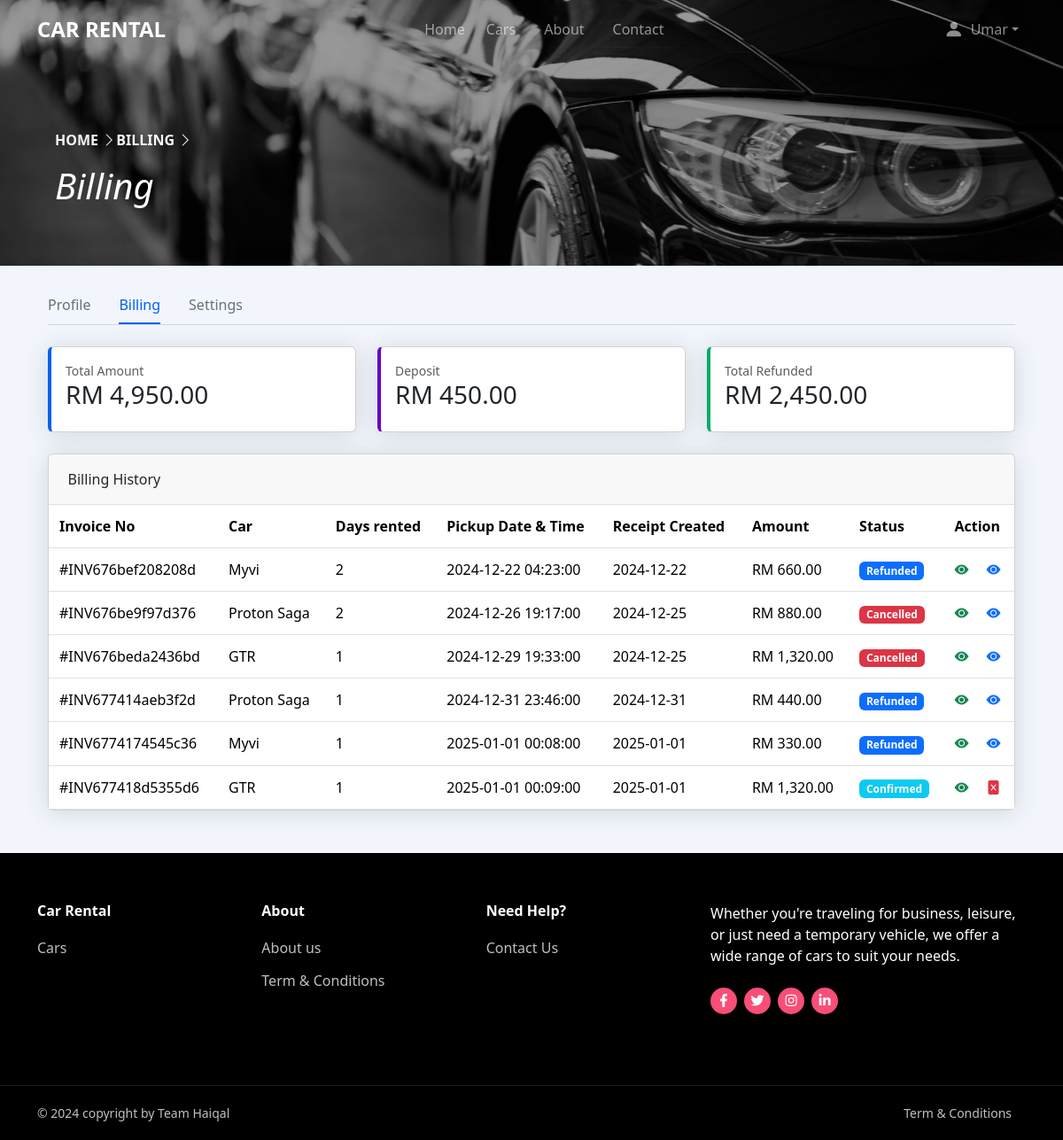
The app's page /users/billing.php (signed in) with its own data.
### tables this page shows
CREATE TABLE `bookings` (
  `id` int(11) NOT NULL,
  `user_name` varchar(255) NOT NULL,
  `client_name` varchar(255) NOT NULL,
  `cars_name` varchar(255) NOT NULL,
  `full_name` varchar(255) NOT NULL,
  `email` varchar(255) NOT NULL,
  `phone_num` varchar(255) NOT NULL,
  `ic_no` varchar(255) NOT NULL,
  `driver_no` varchar(255) NOT NULL,
  `days_rented` int(255) NOT NULL,
  `deposit` varchar(255) NOT NULL,
  `total` varchar(255) NOT NULL,
  `status` varchar(255) NOT NULL,
  `pickup_location` varchar(255) DEFAULT NULL,
  `dropoff_location` varchar(255) DEFAULT NULL,
  `pickup_date` datetime DEFAULT NULL,
  `dropoff_date` datetime DEFAULT NULL,
  `invoice_no` varchar(255) DEFAULT NULL,
  `invoice_date` date DEFAULT NULL,
  `state` varchar(255) DEFAULT NULL,
  `city` varchar(255) DEFAULT NULL,
  `payment_method` varchar(255) NOT NULL,
  `stripe_id` varchar(255) NOT NULL,
  `refund_id` varchar(255) NOT NULL,
  `refund_date` datetime DEFAULT NULL,
  `refund_total` varchar(255) NOT NULL
);

### users/billing.php (the view, shortened to what this page needs)
<?php
require_once("includes/headerUsers.php");
include "../db_conn.php";
$stmt = $conn->prepare("SELECT total, deposit, refund_total FROM bookings WHERE user_name = ?");
$stmt->bind_param("s", $usernametop);
$stmt->execute();
$result = $stmt->get_result();
$total = 0;
$deposit = 0;
$refund = 0;
$formatted_total = 'RM 0.00';
$formatted_deposit = 'RM 0.00';
$formatted_refund = 'RM 0.00';
if ($result->num_rows > 0) {
    while ($row = $result->fetch_assoc()) {
        $price_string = $row['total'];
        $total_without_rm = (float)str_replace(',', '', str_replace('RM', '', $price_string));
        $total += $total_without_rm;
        $deposit_string = $row['deposit'];
        $deposit_without_rm = (float)str_replace(',', '', str_replace('RM', '', $deposit_string));
        $deposit += $deposit_without_rm;
        $refund_string = $row['refund_total'];
        $refund_without_rm = (float)str_replace(',', '', str_replace('RM', '', $refund_string));
        $refund += $refund_without_rm;
    }
    $formatted_total = 'RM ' . number_format($total, 2);
    $formatted_deposit = 'RM ' . number_format($deposit, 2);
    $formatted_refund = 'RM ' . number_format($refund, 2);
}
?>
<main>
    <head>
        <link href="includes/css/billing.css" rel="stylesheet" />
    </head>
    <body>
        <div>
            <div style="position: relative;">
                <img src="../imgs/bg4.jpg" class="bg-img4 w-100" alt="Background image">
                <div class="overlay"></div>
                <div class="container">
                    <div class="row no-gutters align-items-end justify-content-start">
                        <div class="col-md-9 ftco-animate pb-5 text-overlay">
                            <nav aria-label="breadcrumb">
                                <ol class="breadcrumb fs-10 fw-bold text-uppercase">
                                    <div class="mr-5">
                                        <a href="index.php" class="text-decoration-none home-link">Home
                                            <i class="bi bi-chevron-right"></i>
                                        </a>
                                    </div>
                                    <a class="text-decoration-none text-light">Billing
                                        <i class="bi bi-chevron-right"></i>
                                    </a>
                                </ol>
                            </nav>
                            <h1 class="fst-italic text-capitalize text-white">Billing</h1>
                        </div>
                    </div>
                </div>
            </div>
        </div>
        <div class="container-xl px-4 mt-4 mb-5">
            <nav class="nav nav-borders">
                <a class="nav-link ms-0" href="profile.php">Profile</a>
                <a class="nav-link active" href="billing.php">Billing</a>
                <a class="nav-link" href="settings.php">Settings</a>
            </nav>
            <hr class="mt-0 mb-4">
            <div class="row">
                <div class="col-lg-4 mb-4">
                    <div class="card h-100 border-start-lg border-start-primary">
                        <div class="card-body">
                            <div class="small text-muted">Total Amount</div>
                            <div class="h3"><?php echo $formatted_total ?></div>
                        </div>
                    </div>
                </div>
                <div class="col-lg-4 mb-4">
                    <div class="card h-100 border-start-lg border-start-secondary">
                        <div class="card-body">
                            <div class="small text-muted">Deposit</div>
                            <div class="h3"><?php echo $formatted_deposit ?></div>
                        </div>
                    </div>
                </div>
                <div class="col-lg-4 mb-4">
                    <div class="card h-100 border-start-lg border-start-success">
                        <div class="card-body">
                            <div class="small text-muted">Total Refunded</div>
                            <div class="h3 d-flex align-items-center"><?php echo $formatted_refund ?></div>
                        </div>
                    </div>
                </div>
            </div>
            <div class="card mb-4">
                <div class="card-header">Billing History</div>
                <div class="card-body p-0">
                    <div class="table-responsive table-billing-history">
                        <table class="table mb-0">
                            <thead>
                                <tr>
                                    <th class="border-gray-200" scope="col">Invoice No</th>
                                    <th class="border-gray-200" scope="col">Car</th>
                                    <th class="border-gray-200" scope="col">Days rented</th>
                                    <th class="border-gray-200" scope="col">Pickup Date & Time</th>
                                    <th class="border-gray-200" scope="col">Receipt Created</th>
                                    <th class="border-gray-200" scope="col">Amount</th>
                                    <th class="border-gray-200" scope="col">Status</th>
                                    <th class="border-gray-200" scope="col">Action</th>
                                </tr>
                            </thead>
                            <tbody>
                                <?php
                            $stmt = $conn->prepare("SELECT id, invoice_no, cars_name, days_rented, invoice_date, total, status,pickup_date FROM bookings WHERE user_name = ?");
                            $stmt->bind_param("s", $usernametop);
                            $stmt->execute();
                            $result = $stmt->get_result();
                                if ($result->num_rows > 0) {
                                    while ($row = $result->fetch_assoc()) {
                                        $id = $row['id'];
                                        echo '<tr>
                                                <td>#' . htmlspecialchars($row['invoice_no']) . '</td>
                                                <td>' . htmlspecialchars($row['cars_name']) . '</td>
                                                <td>' . htmlspecialchars($row['days_rented']) . ' </td>
                                                <td>' . htmlspecialchars($row['pickup_date']) . ' </td>
                                                <td>' . htmlspecialchars($row['invoice_date']) . '</td>
                                                <td>' . htmlspecialchars(($row['total'])) . '</td>
                                                   <td>
            <span class="badge bg-' .
                                            ($row['status'] === 'Confirmed' ? 'info' : ($row['status'] === 'Cancelled' ? 'danger' : ($row['status'] === 'Completed' ? 'success' : ($row['status'] === 'Refunded' ? 'primary' : 'secondary'))))
                                            . '">' . htmlspecialchars($row['status']) . '</span>
        </td>
                                                <td >
                                                <a title="Receipt" href="billing-receipt.php?receiptid=' . $id . '" class=""><i class="bi bi-eye-fill text-success"></i></a>';
                                        if ($row['status'] === 'Confirmed') {
                                            echo ' <a title="Cancel Booking" href="cancel-booking.php?invoiceid=' . $id . '" class="ms-3 "><i class="bi bi-file-excel-fill text-danger"></i></a>';
                                        }
                                        if ($row['status'] === 'Refunded') {
                                            echo ' <a title="Refunded Receipt" href="billing-refunded.php?receiptid=' . $id . '" class="ms-3"><i class="bi bi-eye-fill text-primary"></i></a>';
                                        }
                                        if ($row['status'] === 'Cancelled') {
                                            echo ' <a title="Refunded Receipt" href="billing-refunded.php?receiptid=' . $id . '" class="ms-3"><i class="bi bi-eye-fill text-primary"></i></a>';
                                        }
                                        echo '
                                                </td>
                                            </tr>';
                                    }
                                } else {
                                    echo '<tr><td colspan="4" class="text-center">No billing history available</td></tr>';
                                }
                                ?>
                            </tbody>
                        </table>
                    </div>
                </div>
            </div>
        </div>
    </body>
</main>
<?php
require_once("includes/footerUsers.php");
?>

### users/includes/css/users.css (style rules this page uses)
body { background-blend-mode: overlay; overflow-x: hidden; min-height: 100vh; display: flex; flex-direction: column; color: #ffffff; scroll-snap-type: y proximity; }
.bg-img4 { background-position: 50% 50%; object-position: center 15%; height: 300px; width: 100vw; object-fit: cover; filter: brightness(0.6); }
.overlay { position: absolute; top: 0; left: 0; width: 100%; height: 100%; z-index: 1; }
.text-overlay { position: absolute; bottom: 10px; left: 50px; z-index: 2; }
.home-link { color: whitesmoke; text-decoration: none; transition: color 0.3s ease; }

### users/includes/css/billing.css (style rules this page uses)
body { background-color:#f2f6fc; color:#69707a; }
.card { box-shadow: 0 0.15rem 1.75rem 0 rgb(33 40 50 / 15%); }
.card .card-header { font-weight: 500; }
.card-header:first-child { border-radius: 0.35rem 0.35rem 0 0; }
.card-header { padding: 1rem 1.35rem; margin-bottom: 0; background-color: rgba(33, 40, 50, 0.03); border-bottom: 1px solid rgba(33, 40, 50, 0.125); }
.nav-borders .nav-link.active { color: #0061f2; border-bottom-color: #0061f2; }
.nav-borders .nav-link { color: #69707a; border-bottom-width: 0.125rem; border-bottom-style: solid; border-bottom-color: transparent; padding-top: 0.5rem; padding-bottom: 0.5rem; padding-left: 0; padding-right: 0; margin-left: 1rem; margin-right: 1rem; }
.table-billing-history th, .table-billing-history td { padding-top: 0.75rem; padding-bottom: 0.75rem; padding-left: 1.375rem; padding-right: 1.375rem; }
.table > :not(caption) > * > *, .dataTable-table > :not(caption) > * > * { padding: 0.75rem 0.75rem; background-color: var(--bs-table-bg); border-bottom-width: 1px; box-shadow: inset 0 0 0 9999px var(--bs-table-accent-bg); }
.border-start-primary { border-left-color: #0061f2 !important; }
.border-start-secondary { border-left-color: #6900c7 !important; }
.border-start-success { border-left-color: #00ac69 !important; }
.border-start-lg { border-left-width: 0.25rem !important; }
.h-100 { height: 100% !important; }

### users/includes/css/footer.css (style rules this page uses)
a { text-decoration: none; background-color: transparent; }

### records on screen
bookings: invoice_no "INV676bef208208d", cars_name "Myvi", days_rented "2", pickup_date "2024-12-22 04:23:00", invoice_date "2024-12-22", total "RM 660.00", status "Refunded"
bookings: invoice_no "INV676be9f97d376", cars_name "Proton Saga", days_rented "2", pickup_date "2024-12-26 19:17:00", invoice_date "2024-12-25", total "RM 880.00", status "Cancelled"
bookings: invoice_no "INV676beda2436bd", cars_name "GTR", days_rented "1", pickup_date "2024-12-29 19:33:00", invoice_date "2024-12-25", total "RM 1,320.00", status "Cancelled"
bookings: invoice_no "INV677414aeb3f2d", cars_name "Proton Saga", days_rented "1", pickup_date "2024-12-31 23:46:00", invoice_date "2024-12-31", total "RM 440.00", status "Refunded"
bookings: invoice_no "INV6774174545c36", cars_name "Myvi", days_rented "1", pickup_date "2025-01-01 00:08:00", invoice_date "2025-01-01", total "RM 330.00", status "Refunded"
bookings: invoice_no "INV677418d5355d6", cars_name "GTR", days_rented "1", pickup_date "2025-01-01 00:09:00", invoice_date "2025-01-01", total "RM 1,320.00", status "Confirmed"

### other values on screen
$usernametop "Umar"
$formatted_total "RM 4,950.00"
$formatted_deposit "RM 450.00"
$formatted_refund "RM 2,450.00"
